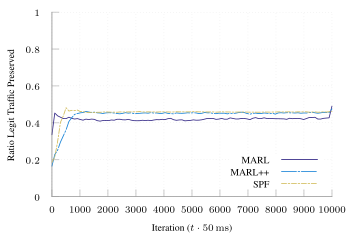

Write the gnuplot code that produced this figure.
set terminal tikz standalone color size 9cm,6cm font '\scriptsize' preamble '\usepackage{microtype} \usepackage{times} \usepackage[T1]{fontenc} \usepackage{siunitx}\sisetup{detect-all}'
set output "udp-16.tex"

load "parula.pal"

set style line 102 lc rgb '#a0a0a0' lt 1 lw 1
set border ls 102
set colorbox border 102
set key textcolor rgb "black"
set tics textcolor rgb "black"
set label textcolor rgb "black"

set border 3
set grid x y
set xtics nomirror
set ytics nomirror

#set key autotitle columnhead
set datafile separator ","

set xlabel "Iteration ($t \\cdot{} \\SI{50}{\\milli\\second}$)"
set ylabel "Ratio Legit Traffic Preserved"

set yrange [0.0:1.0]
set key inside bottom right

plot '../results/online-16-avg.csv' u 1:3 w lines smooth sbezier title "MARL" dt 1, \
     '../results/m-udp-natural-16' u 1:3 w lines smooth sbezier title "MARL++" ls 3 dt (18,2,2,2), \
     '../results/spf-udp-natural-16' u 1:3 w lines smooth sbezier title "SPF" ls 7 dt (6,2,2,2), \
     #'../results/online-4-avg.csv' u 1:3 w lines smooth sbezier title "MARL ($n=4$)" ls 6 dt (18,2), \
     #'../results/m-udp-natural-4' u 1:3 w lines smooth sbezier title "MARL++ ($n=4$)" ls 7 dt (6,2), \
     #'../results/spf-udp-natural-4' u 1:3 w lines smooth sbezier title "SPF ($n=4$)" ls 8 dt (2,2), \
